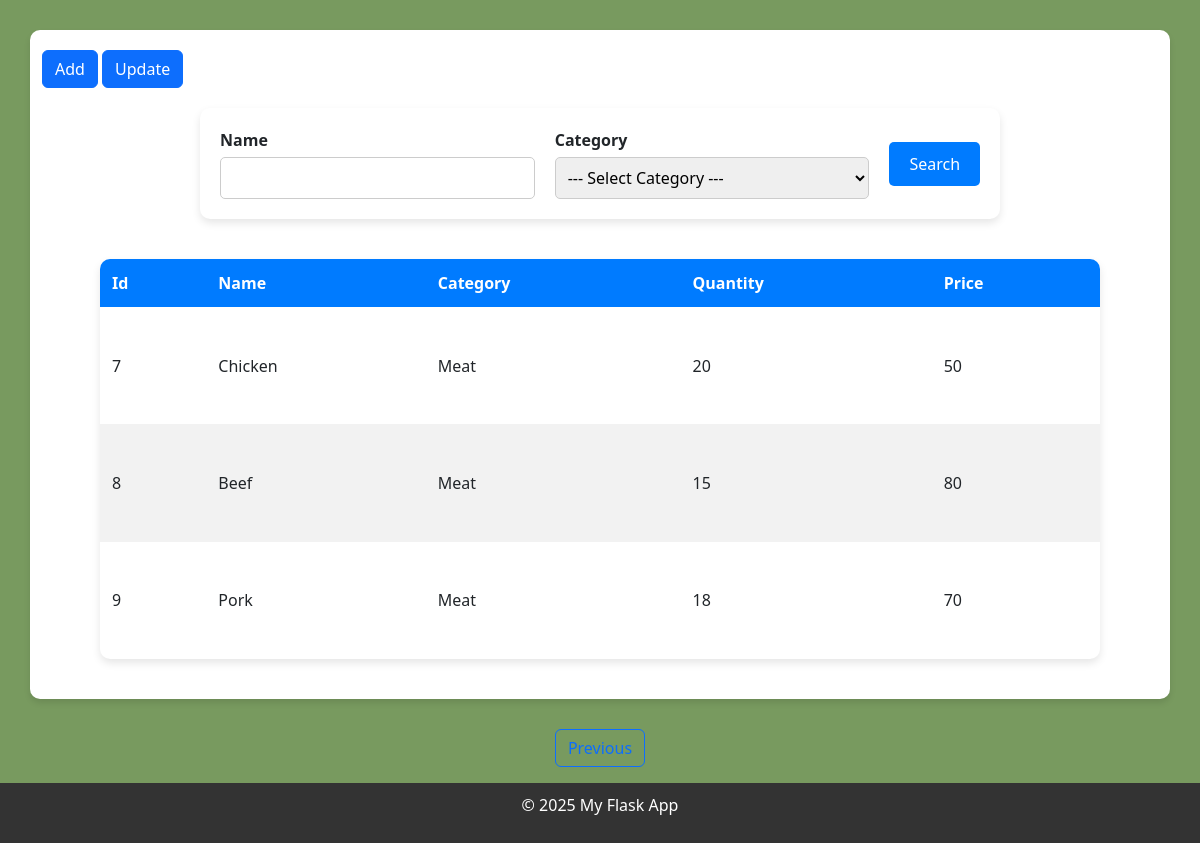
/food_stock/?page=2, run on the app's committed database.
### server_for_restaurant.py (models this page shows)
class Food_stock(db.Model):
    id = db.Column(db.Integer,primary_key=True)
    name = db.Column(db.String(25),nullable=False,unique=True)
    category = db.Column(db.String(25),nullable=False)
    quantity = db.Column(db.Integer,nullable=False)
    price = db.Column(db.Integer,nullable=False)

### server_for_restaurant.py (the view)
@app.route('/food_stock/',methods=['GET','POST'])
def food_list():
    page = request.args.get('page',1,type=int)
    query_name = request.form.get('query_name')
    query_category = request.form.get('query_category')
    query = Food_stock.query
    if query_name:
        query = query.filter(Food_stock.name.ilike(f"%{query_name}%"))
    if query_category and query_category != 'All':
        query = query.filter(Food_stock.category == query_category)
    stock_list_data = query.paginate(page=page, per_page=6, error_out=False)
    context = {
        "stock_list": stock_list_data,
        "query_name": query_name,
        "query_category": query_category
    }
    return render_template('owner_template/food_list.html',**context)

### templates/owner_template/food_list.html (shortened to what this page needs)
{% extends "base_owner.html" %}
{% block content %}
<link href="https://cdn.jsdelivr.net/npm/bootstrap@5.3.5/dist/css/bootstrap.min.css" rel="stylesheet">
<body style="background-color: #789a5f;">
    <div class="container">
        <button type="button" class="btn btn-primary" data-bs-toggle="modal" data-bs-target="#AddModal">
            Add
        </button>
        <button type="button" class="btn btn-primary" data-bs-toggle="modal" data-bs-target="#UpdateModal">
            Update
        </button>
        <div class="display_form">
            <form action="/food_stock/" method="POST" class="form-container">
                <div class="form-group">
                    <label>Name</label>
                    <input type="text" name="query_name">
                </div>
                <div class="form-group">
                    <label>Category</label>
                    <select id="category" name="query_category">
                        <option value="">--- Select Category ---</option>
                    </select>
                </div>
                <button type="submit" class="submit-btn">Search</button>
            </form>
        </div>
        <div class="table_div">
            <table>
                <thead>
                    <tr>
                        <th>Id</th>
                        <th>Name</th>
                        <th>Category</th>
                        <th>Quantity</th>
                        <th>Price</th>
                    </tr>
                </thead>
                <tbody>
                    {% for item in stock_list %}
                    <tr>
                        <td>{{ item.id }}</td>
                        <td>{{ item.name }}</td>
                        <td>{{ item.category }}</td>
                        <td>{{ item.quantity }}</td>
                        <td>{{ item.price }}</td>
                    </tr>
                    {% else %}
                    <tr>
                        <td colspan="7" style="text-align: center; font-weight: bold; color: red;">No Data Found</td>
                    </tr>
                    {% endfor %}
                </tbody>
            </table>
        </div>
    </div>
</body>
</html>
    <div class="d-flex justify-content-center my-3">
      {% if stock_list.has_prev %}
      <a class="btn btn-outline-primary mx-2" href="{{ url_for('food_list', page=stock_list.prev_num) }}">Previous</a>
      {% endif %}
    </div>
{% endblock %}

### templates/base_owner.html (style rules this page uses)
html,body { height:100%; margin:0; padding:0; display:flex; flex-direction:column; font-family: Arial, sans-serif; margin: 0; padding: 0; background-color: #789a5f; }
.container { width: 90%; max-width: 1100px; margin: 30px auto; background: #ffffff; padding: 20px; box-shadow: 0px 4px 6px rgba(0, 0, 0, 0.1); border-radius: 10px; }
.display_form { display: flex; justify-content: center; padding: 20px 0; }
.form-container { display: flex; flex-wrap: wrap; gap: 20px; align-items: center; width: 100%; max-width: 800px; background: #ffffff; padding: 20px; border-radius: 10px; box-shadow: 0 4px 8px rgba(0, 0, 0, 0.1); }
.form-group { display: flex; flex-direction: column; flex: 1; min-width: 200px; }
.form-group label { font-weight: bold; margin-bottom: 5px; }
.form-group input, .form-group select { padding: 8px; border: 1px solid #ccc; border-radius: 5px; font-size: 16px; }
.submit-btn { padding: 10px 20px; background-color: #007BFF; color: white; border: none; cursor: pointer; border-radius: 5px; font-size: 16px; }
.table_div { display: flex; justify-content: center; padding: 20px 0; }
table { width: 100%; max-width: 1000px; border-collapse: collapse; background: #fff; box-shadow: 0 4px 8px rgba(0, 0, 0, 0.1); border-radius: 10px; min-height:400px; overflow: hidden; }
thead { background-color: #007BFF; color: white; }
th, td { padding: 12px; text-align: left; border-bottom: 1px solid #ddd; }
tbody tr:nth-child(even) { background-color: #f2f2f2; }

### data on the page
Food_stock: id "7", name "Chicken", category "Meat", quantity "20", price "50"
Food_stock: id "8", name "Beef", category "Meat", quantity "15", price "80"
Food_stock: id "9", name "Pork", category "Meat", quantity "18", price "70"
